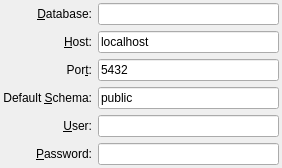
<?xml version="1.0" encoding="UTF-8"?>
<ui version="4.0">
 <class>DbPostgresDataSourceConnectWidget</class>
 <widget class="QWidget" name="DbPostgresDataSourceConnectWidget">
  <property name="geometry">
   <rect>
    <x>0</x>
    <y>0</y>
    <width>282</width>
    <height>164</height>
   </rect>
  </property>
  <property name="windowTitle">
   <string>Form</string>
  </property>
  <layout class="QVBoxLayout" name="verticalLayout">
   <property name="margin">
    <number>3</number>
   </property>
   <item>
    <layout class="QGridLayout" name="gridLayout">
     <item row="0" column="0">
      <widget class="QLabel" name="label">
       <property name="text">
        <string>&amp;Database:</string>
       </property>
       <property name="alignment">
        <set>Qt::AlignRight|Qt::AlignTrailing|Qt::AlignVCenter</set>
       </property>
       <property name="buddy">
        <cstring>databaseLineEdit</cstring>
       </property>
      </widget>
     </item>
     <item row="0" column="1">
      <widget class="QLineEdit" name="databaseLineEdit"/>
     </item>
     <item row="1" column="0">
      <widget class="QLabel" name="label_2">
       <property name="text">
        <string>&amp;Host:</string>
       </property>
       <property name="alignment">
        <set>Qt::AlignRight|Qt::AlignTrailing|Qt::AlignVCenter</set>
       </property>
       <property name="buddy">
        <cstring>hostLineEdit</cstring>
       </property>
      </widget>
     </item>
     <item row="1" column="1">
      <widget class="QLineEdit" name="hostLineEdit">
       <property name="text">
        <string>localhost</string>
       </property>
      </widget>
     </item>
     <item row="2" column="0">
      <widget class="QLabel" name="label_3">
       <property name="text">
        <string>Por&amp;t:</string>
       </property>
       <property name="alignment">
        <set>Qt::AlignRight|Qt::AlignTrailing|Qt::AlignVCenter</set>
       </property>
       <property name="buddy">
        <cstring>portLineEdit</cstring>
       </property>
      </widget>
     </item>
     <item row="2" column="1">
      <widget class="QLineEdit" name="portLineEdit">
       <property name="inputMethodHints">
        <set>Qt::ImhDigitsOnly</set>
       </property>
       <property name="text">
        <string>5432</string>
       </property>
      </widget>
     </item>
     <item row="3" column="0">
      <widget class="QLabel" name="label_6">
       <property name="text">
        <string>Default &amp;Schema:</string>
       </property>
       <property name="alignment">
        <set>Qt::AlignRight|Qt::AlignTrailing|Qt::AlignVCenter</set>
       </property>
       <property name="buddy">
        <cstring>schemaLineEdit</cstring>
       </property>
      </widget>
     </item>
     <item row="3" column="1">
      <widget class="QLineEdit" name="schemaLineEdit">
       <property name="text">
        <string>public</string>
       </property>
      </widget>
     </item>
     <item row="4" column="0">
      <widget class="QLabel" name="label_4">
       <property name="text">
        <string>&amp;User:</string>
       </property>
       <property name="alignment">
        <set>Qt::AlignRight|Qt::AlignTrailing|Qt::AlignVCenter</set>
       </property>
       <property name="buddy">
        <cstring>userLineEdit</cstring>
       </property>
      </widget>
     </item>
     <item row="4" column="1">
      <widget class="QLineEdit" name="userLineEdit"/>
     </item>
     <item row="5" column="0">
      <widget class="QLabel" name="label_5">
       <property name="text">
        <string>&amp;Password:</string>
       </property>
       <property name="alignment">
        <set>Qt::AlignRight|Qt::AlignTrailing|Qt::AlignVCenter</set>
       </property>
       <property name="buddy">
        <cstring>passwordLineEdit</cstring>
       </property>
      </widget>
     </item>
     <item row="5" column="1">
      <widget class="QLineEdit" name="passwordLineEdit">
       <property name="echoMode">
        <enum>QLineEdit::Password</enum>
       </property>
      </widget>
     </item>
    </layout>
   </item>
   <item>
    <spacer name="verticalSpacer">
     <property name="orientation">
      <enum>Qt::Vertical</enum>
     </property>
     <property name="sizeHint" stdset="0">
      <size>
       <width>20</width>
       <height>1</height>
      </size>
     </property>
    </spacer>
   </item>
  </layout>
 </widget>
 <resources/>
 <connections/>
</ui>
